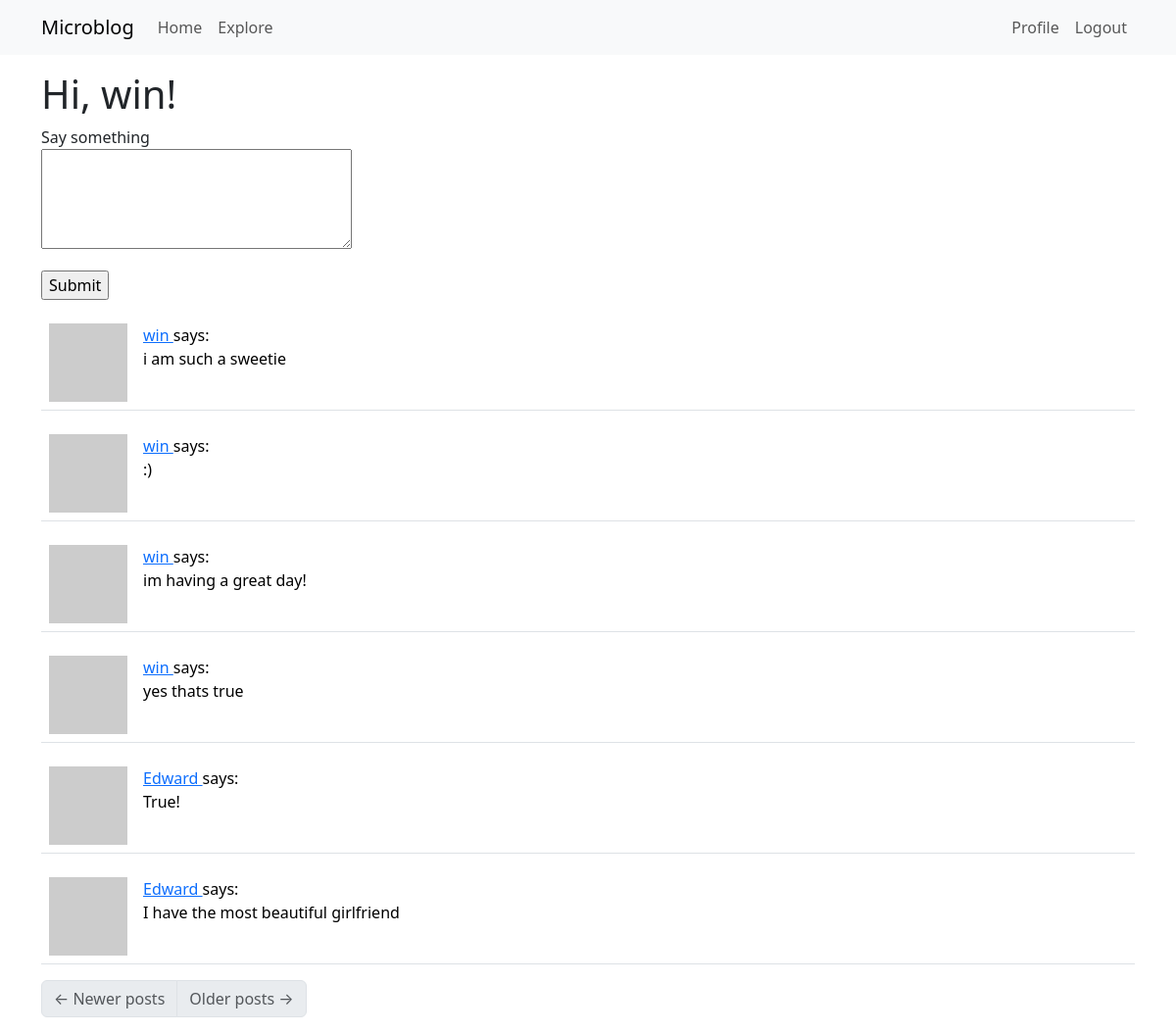
Before: /index (signed in) with the older database file.
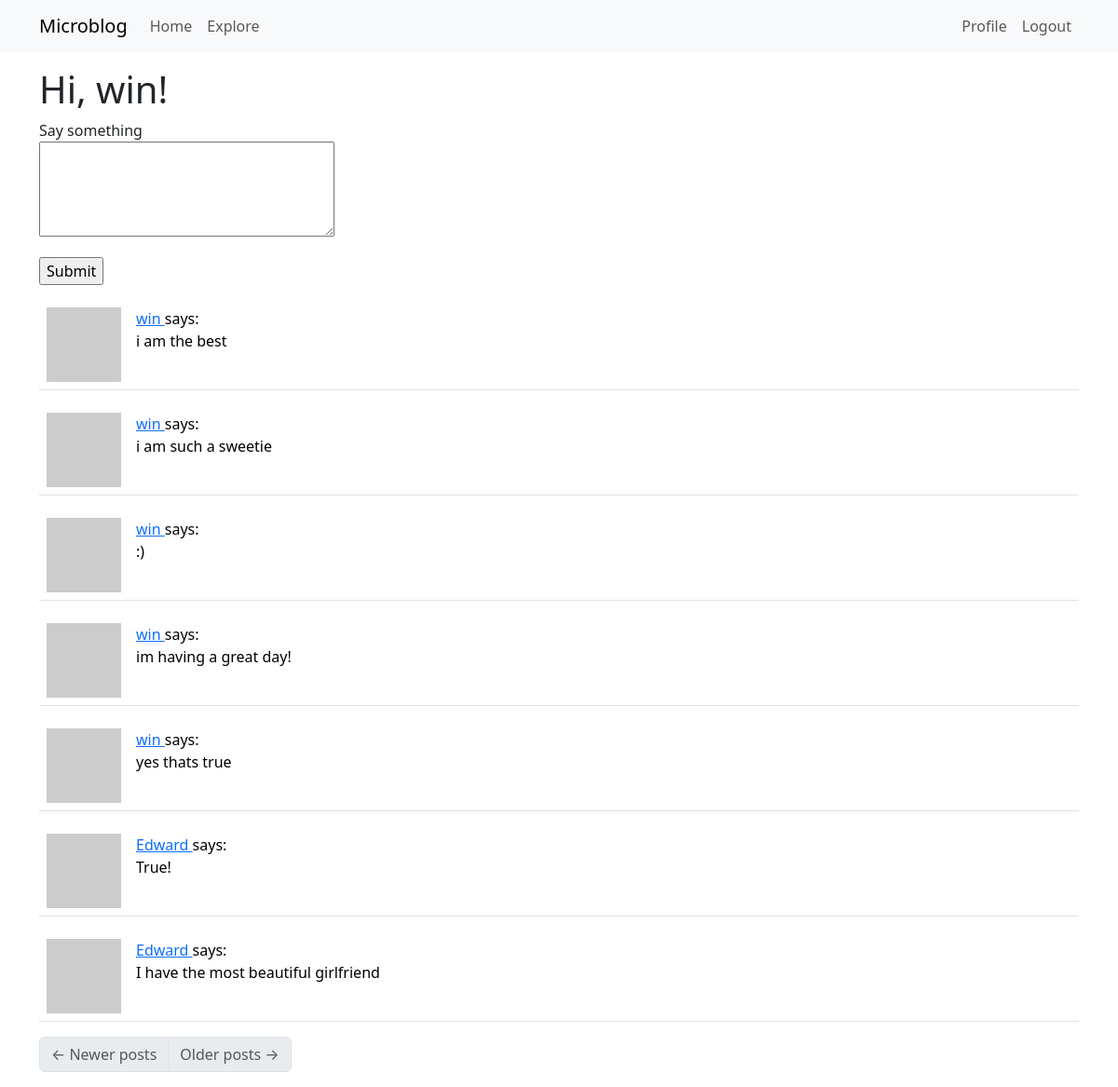
After: the same page with the newer database file.
### app/models.py (models this page shows, shortened)
class User(UserMixin, db.Model):
    id: so.Mapped[int] = so.mapped_column(primary_key=True)
    username: so.Mapped[str] = so.mapped_column(sa.String(64), index=True, unique=True)
    email: so.Mapped[str] = so.mapped_column(sa.String(120), index=True, unique=True)
    password_hash: so.Mapped[Optional[str]] = so.mapped_column(sa.String(256))
    posts: so.WriteOnlyMapped['Post'] = so.relationship(back_populates='author')
    about_me: so.Mapped[Optional[str]] = so.mapped_column(sa.String(140))
    last_seen: so.Mapped[Optional[datetime]] = so.mapped_column(default=lambda: datetime.now(timezone.utc))
    following: so.WriteOnlyMapped['User'] = so.relationship(
        secondary=followers, primaryjoin=(followers.c.follower_id == id),
        secondaryjoin=(followers.c.followed_id == id),
        back_populates='followers')
    followers: so.WriteOnlyMapped['User'] = so.relationship(
        secondary=followers, primaryjoin=(followers.c.followed_id == id),
        secondaryjoin=(followers.c.follower_id == id),
        back_populates='following')
    def avatar(self, size):
        digest = md5(self.email.lower().encode('utf-8')).hexdigest()
        return f'https://www.gravatar.com/avatar/{digest}?d=identicon&s={size}'
    def following_posts(self):
        Author = so.aliased(User)
        Follower = so.aliased(User)
        return (
            sa.select(Post)
            .join(Post.author.of_type(Author))
            .join(Author.followers.of_type(Follower), isouter=True)
            .where(sa.or_(
                Follower.id == self.id,
                Author.id == self.id,
            ))
            .group_by(Post)
            .order_by(Post.timestamp.desc())
        )

class Post(db.Model):
    id: so.Mapped[int] = so.mapped_column(primary_key=True)
    body: so.Mapped[str] = so.mapped_column(sa.String(140))
    timestamp: so.Mapped[datetime] = so.mapped_column(
        index=True, default=lambda: datetime.now(timezone.utc))
    user_id: so.Mapped[int] = so.mapped_column(sa.ForeignKey(User.id),
                                               index=True)
    author: so.Mapped[User] = so.relationship(back_populates='posts')

### app/routes.py (the view)
@app.route('/', methods=['GET', 'POST'])
@app.route('/index', methods=['GET', 'POST'])
@login_required
def index():
    form = PostForm()
    if form.validate_on_submit():
        post = Post(body=form.post.data, author=current_user)
        db.session.add(post)
        db.session.commit()
        flash('Your post is now live!')
        return redirect(url_for('index'))
    page = request.args.get('page', 1, type=int)
    posts = db.paginate(current_user.following_posts(), page=page,
                        per_page=app.config['POSTS_PER_PAGE'], error_out=False)
    next_url = url_for('index', page=posts.next_num) \
        if posts.has_next else None
    prev_url = url_for('index', page=posts.prev_num) \
        if posts.has_prev else None
    return render_template('index.html', title='Home', form=form,
                           posts=posts.items, next_url=next_url,
                           prev_url=prev_url)

### app/forms.py
class PostForm(FlaskForm):
    post = TextAreaField('Say something', validators=[
        DataRequired(), Length(min=1, max=140)])
    submit = SubmitField('Submit')

### app/models.py (called while the page is built)
@login.user_loader
def load_user(id):
    return db.session.get(User, int(id))

### app/routes.py (called while the page is built)
@app.before_request
def before_request():
    if current_user.is_authenticated:
        current_user.last_seen = datetime.now(timezone.utc)
        db.session.commit()

### app/templates/index.html (shortened to what this page needs)
{% extends "base.html" %}
{% block content %}
    <h1>Hi, {{ current_user.username }}!</h1>
    {% if form %}
    <form action="" method="post">
        <p>
            {{ form.post.label }}<br>
            {{ form.post(cols=32, rows=4) }}<br>
        </p>
        <p>{{ form.submit() }}</p>
    </form>
    {% endif %}
    {% for post in posts %}
        {% include '_post.html' %}
    {% endfor %}
    <nav aria-label="Post navigation">
        <ul class="pagination">
            <li class="page-item{% if not prev_url %} disabled{% endif %}">
                <a class="page-link" href="{{ prev_url }}">
                    <span aria-hidden="true">&larr;</span> Newer posts
                </a>
            </li>
            <li class="page-item{% if not next_url %} disabled{% endif %}">
                <a class="page-link" href="{{ next_url }}">
                    Older posts <span aria-hidden="true">&rarr;</span>
                </a>
            </li>
        </ul>
    </nav>
{% endblock %}

### app/templates/_post.html
<table class="table table-hover">
    <tr>
        <td width="70px">
            <a href="{{ url_for('user', username=post.author.username) }}">
                <img src="{{ post.author.avatar(70) }}" />
            </a>
        </td>
        <td>
            <a href="{{ url_for('user', username=post.author.username) }}">
                {{ post.author.username }}
            </a>
            says:
            <br>
            {{ post.body }}
        </td>
    </tr>
</table>

Changed rows visible on the page:
added Post: author.username "win", body "i am the best"
